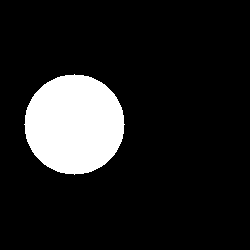
%> input picture test/data/metric_recommendation_sys/Translation Simulation/image1.tif, 250 x 250 px; its folder holds 4 pictures in this run; the run also reads 1 picture not shown here
$ octave sensitivity_analysis_automated.m   (GNU Octave 9; MATLAB toolbox functions it lacks are replaced by stand-ins)
%> lines starting %> are read from the running program, lines starting %| are printed output that depends on the picture; in (x1, y1, x2, y2) boxes, pixels count from 0 and x2, y2 are one past the last pixel; in counts of white or black regions, pixels touching at a corner belong together; the program's own positions count from 1
### Matlab Code/src/Dice_Jaccard_metrics_computation.m


function [dice jaccard] = Dice_Jaccard_metrics_computation(Reference_Image, Compare_Image)

% Compute the sum of the two images
I = (Reference_Image>0) + (Compare_Image>0);

% compute overlap pixels between the two images
overlap = I == 2;

% Compute entire cell area in both images
I = I>0;

% Compute dice and jaccard metric
dice = 2*sum(overlap(:))/(sum(I(:))+sum(overlap(:)));
jaccard = sum(overlap(:))/sum(I(:));

### Matlab Code/src/Adjusted_Rand_Index_computation.m


function [ARI RI] = Adjusted_Rand_Index_computation(Reference_Image, Compare_Image)

% Get the number of objects in both images
nb1 = unique(Reference_Image)+1;
nb2 = unique(Compare_Image)+1;

% Initialize the overlap_matrix.
overlap_matrix = zeros(nb1(end), nb2(end));

% Start the search for overlaps
for i = 1:numel(Reference_Image)
    overlap_matrix(Reference_Image(i)+1, Compare_Image(i)+1) = overlap_matrix(Reference_Image(i)+1, Compare_Image(i)+1) + 1;
end
% overlap_matrix = [1 1 0; 1 2 1; 0 0 4];
% Compute elements of contingency table for ARI calculation
A = sum(overlap_matrix,2);
B = sum(overlap_matrix);
overlap_matrix = overlap_matrix(:);
N = sum(overlap_matrix);
Nij = sum(overlap_matrix .* (overlap_matrix -1))/2;
A2 = sum(A .* (A -1))/2;
B2 = sum(B .* (B -1))/2;
N2 = N*(N -1)/2;

ARI = (Nij - A2*B2/N2) / (0.5*(A2+B2) - A2*B2/N2);

RI = 1+(2*Nij-A2-B2)/N2;

### Matlab Code/src/histogram_metrics_computation.m


function [Euclidean City_block Chebyshev Intersection Divergence] = histogram_metrics_computation(Reference_Image, Compare_Image)

% Get the histogram for both images
max_bin = max(length(unique(Reference_Image)), length(unique(Compare_Image)));
P = hist(Reference_Image(:), max_bin);
Q = hist(Compare_Image(:), max_bin);

% Normalize histograms
P = P(:)/numel(Reference_Image);
Q = Q(:)/numel(Reference_Image);

% Delete rows with both zeros in them
r = (P==0 & Q==0);
P(r) = [];
Q(r) = [];

Euclidean = sqrt(sum((P-Q).^2));
City_block = sum(abs(P-Q));
Chebyshev = max(abs(P-Q));
Intersection = sum(min(P,Q));
Divergence = 2*sum(((P-Q)./(P+Q)).^2);

### Matlab Code/src/sensitivity_analysis_automated.m


% sensitivity Analysis

% Set the number of examples
nb_examples = 8;

% Create the images_path and the file_name as cell structures
images_path = cell(nb_examples,1);
file_name = cell(nb_examples,1);
binary = zeros(nb_examples,1); binary(1:4) = 1;
path_to_folders = 'C:\Joe\Programming\CS-BioMet\Similarity Metric\';

% Define paths and filenames for each example
i = 1;
images_path{i} = [path_to_folders 'Translation Simulation\'];
file_name{i} = 'Translation';

i = i+1;
images_path{i} = [path_to_folders 'Rotation Simulation\'];
file_name{i} = 'Rotation';

i = i+1;
images_path{i} = [path_to_folders 'Scaling Simulation\'];
file_name{i} = 'Scaling';

i = i+1;
images_path{i} = [path_to_folders 'ellipse\'];
file_name{i} = 'Ellipse';

i = i+1;
images_path{i} = [path_to_folders 'fourColorBox\Blur\'];
file_name{i} = 'fourColorBox_Blur';

i = i+1;
images_path{i} = [path_to_folders 'fourColorBox\Gamma\'];
file_name{i} = 'fourColorBox_Gamma';

i = i+1;
images_path{i} = [path_to_folders 'checkerGranularity\'];
file_name{i} = 'checkerGranularity';

i = i+1;
images_path{i} = [path_to_folders 'checkerOrientation\'];
file_name{i} = 'checkerOrientation';

% Create the sensitivity matrix for each metric: "-1" is ineligible, "0" is low sensitivity, "1" is medium sensitivity, "2" is high sensitivity
metrics_name = {'dice'; 'jaccard'; 'ARI'; 'RI'; 'Euclidian'; 'City_block'; 'Chebyshev'; 'Intersection'; 'Divergence'};
nb_metrics = length(metrics_name);
metrics_computation = cell(nb_examples,2);
metrics_derivative = cell(nb_examples,2);
sensitivity_matrix = cell(nb_metrics,2);
for i = 1:nb_metrics
    sensitivity_matrix{i,1} = metrics_name{i};
    sensitivity_matrix{i,2} = zeros(nb_examples,3);
end

% Loop through the examples and compute sensitivity of each metric
for j = 1:nb_examples
    % Read images and the reference image
    images_name = dir([images_path{j} '*.tif']);
    image1 = round(double(imread([images_path{j} images_name(1).name])));
%> image1: size 250x250 double; values 0 (black) and 1 (white), 12.6% white; 1 white region, box (x1, y1, x2, y2) and area: (24, 74, 125, 175) 7845
    nb_images = length(images_name)-1;

    % Initialize metrics
    metrics_computation{j,1} = file_name{j};
    metrics_computation{j,2} = cell(nb_metrics,2);
    metrics_derivative{j,1} = file_name{j};
    metrics_derivative{j,2} = cell(nb_metrics,2);
    for i = 1:nb_metrics
        metrics_computation{j,2}{i,1} = metrics_name{i};
        metrics_computation{j,2}{i,2} = zeros(nb_images,1);

        metrics_derivative{j,2}{i,1} = metrics_name{i};
    end

    % Normalize the X axis
    X_norm = (1:nb_images)'/nb_images;

    % compute metrics
    for i = 1:nb_images

        % Read image2
        image2 = round(double(imread([images_path{j} images_name(i+1).name])));

        % if image is binary, compute dice, jaccard, ARI and RI
        if binary(j)
            [metrics_computation{j,2}{1,2}(i) metrics_computation{j,2}{2,2}(i)] = Dice_Jaccard_metrics_computation(image1, image2);
%> in Dice_Jaccard_metrics_computation, overlap is the input picture: size 250x250 logical; 12.6% white; 1 white region, box (x1, y1, x2, y2) and area: (24, 74, 125, 175) 7845
%> in Dice_Jaccard_metrics_computation, `dice = 2*sum(overlap(:))/(sum(I(:))+sum(overlap(:)));`: dice = 1

            [metrics_computation{j,2}{3,2}(i) metrics_computation{j,2}{4,2}(i)] = Adjusted_Rand_Index_computation(image1, image2);
%> in Adjusted_Rand_Index_computation, `nb1 = unique(Reference_Image)+1;`: nb1 = [1; 2]
%> after the loop in Adjusted_Rand_Index_computation, `for i = 1:numel(Reference_Image)`: overlap_matrix = [54655 0; 0 7845]
%> in Adjusted_Rand_Index_computation, `A = sum(overlap_matrix,2);`: A = [54655; 7845]
%> in Adjusted_Rand_Index_computation, `B = sum(overlap_matrix);`: B = [54655 7845]
%> in Adjusted_Rand_Index_computation, `overlap_matrix = overlap_matrix(:);`: overlap_matrix = [54655; 0; 0; 7845]
%> in Adjusted_Rand_Index_computation, `N = sum(overlap_matrix);`: N = 62500
%> in Adjusted_Rand_Index_computation, `Nij = sum(overlap_matrix .* (overlap_matrix -1))/2;`: Nij = 1524325275
%> in Adjusted_Rand_Index_computation, `N2 = N*(N -1)/2;`: N2 = 1953093750
%> in Adjusted_Rand_Index_computation, `ARI = (Nij - A2*B2/N2) / (0.5*(A2+B2) - A2*B2/N2);`: ARI = 1
        end

        [metrics_computation{j,2}{5,2}(i) metrics_computation{j,2}{6,2}(i) metrics_computation{j,2}{7,2}(i) ...
            metrics_computation{j,2}{8,2}(i) metrics_computation{j,2}{9,2}(i)] = histogram_metrics_computation(image1, image2);
%> in histogram_metrics_computation, `max_bin = max(length(unique(Reference_Image)), length(unique(Compare_I..`: max_bin = 2
%> in histogram_metrics_computation, `P = hist(Reference_Image(:), max_bin);`: P = [54655 7845]
%> in histogram_metrics_computation, `P = P(:)/numel(Reference_Image);`: P = [0.874; 0.126]
%> in histogram_metrics_computation, `r = (P==0 & Q==0);`: r = [false; false]
%> in histogram_metrics_computation, `Euclidean = sqrt(sum((P-Q).^2));`: Euclidean = 0
%> in histogram_metrics_computation, `Intersection = sum(min(P,Q));`: Intersection = 1
%> in histogram_metrics_computation, `Divergence = 2*sum(((P-Q)./(P+Q)).^2);`: Divergence = 0
    end

    % Compute the slope for each plot
    for i = 1:nb_metrics
        metrics_derivative{j,2}{i,2} = abs(diff(metrics_computation{j,2}{i,2})./diff(X_norm));
    end
%> this loop made 9 passes

    % Plot the data
    h = figure; set(h, 'visible', 'off');
    hold on
    plot(X_norm, metrics_computation{j,2}{5,2}, 'b', 'LineWidth',3)
    plot(X_norm, metrics_computation{j,2}{5,2}, 'bs', 'LineWidth',2)
    set(gca, 'Box', 'on')
    axis([0 1 0 1])
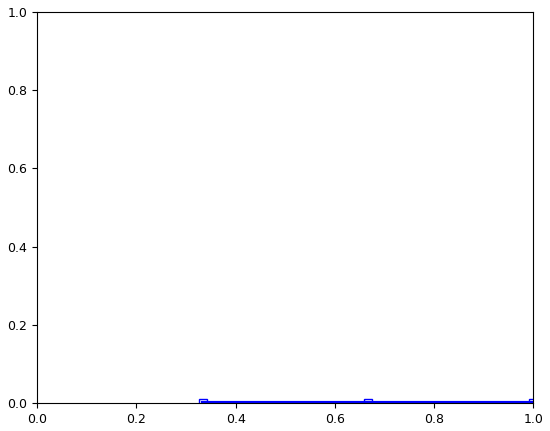
%> figure redrawn from the program's plot data
    print(h, [file_name{j} '.tif'], '-dtiff')
    close(h)

    h = figure; set(h, 'visible', 'off');
    hold on
    plot(180*atan(metrics_derivative{j,2}{5,2})/pi, 'b', 'LineWidth',3)
    plot(180*atan(metrics_derivative{j,2}{5,2})/pi, 'bs', 'LineWidth',2)
    set(gca, 'Box', 'on')
    axis([1 nb_images -180 180])
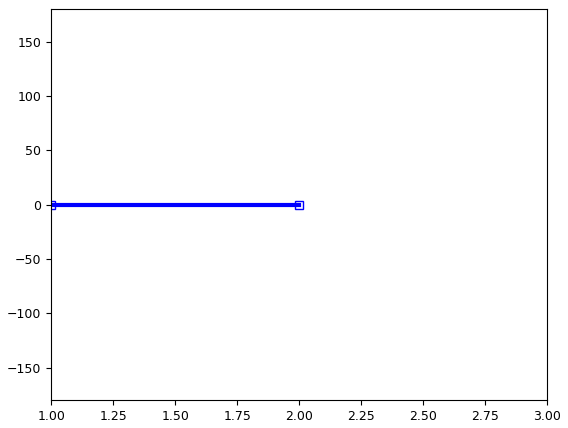
%> figure redrawn from the program's plot data
    print(h, ['derivative_' file_name{j} '.tif'], '-dtiff')
    close(h)

    % Get the three numbers by matrix, Low, Medium, High
    step = round(nb_images/3);

    % Compute sensitivity matrix
    for i = 1:nb_metrics
        sensitivity_matrix{i,2}(j,1) = mean(metrics_derivative{j,2}{i,2}(1:step));
        sensitivity_matrix{i,2}(j,2) = mean(metrics_derivative{j,2}{i,2}(step+1:2*step));
        sensitivity_matrix{i,2}(j,3) = mean(metrics_derivative{j,2}{i,2}(2*step:end));
        if i<5 && ~binary(j)
            sensitivity_matrix{i,2}(j,:) = -1;
        end
    end
%> (the run ends here)
